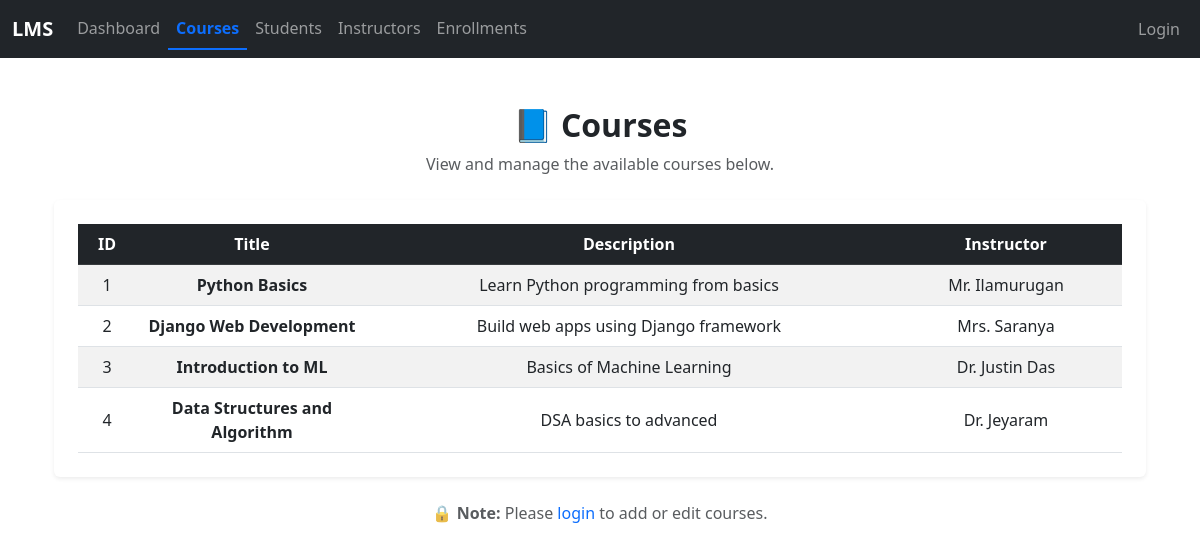
Page /courses/ on the committed database.
### courses/models.py (models this page shows, shortened)
class Course(models.Model):
    title = models.CharField(max_length=200)
    description = models.TextField()
    instructor = models.ForeignKey(Instructor, on_delete=models.CASCADE)
    start_date = models.DateField()
    end_date = models.DateField()

class Instructor(models.Model):
    name = models.CharField(max_length=100)
    email = models.EmailField(unique=True)
    bio = models.TextField(blank=True, null=True)

### courses/views.py (the view)
# urls.py: path('courses/', views.course_list, name='course-list'),
def course_list(request):
    courses = Course.objects.all()
    return render(request, 'courses/course_list.html', {'courses': courses})

### courses/templates/courses/course_list.html (shortened to what this page needs)
{% extends 'courses/base.html' %}
{% block content %}
<div class="container mt-5 mb-5">
  <div class="text-center mb-4">
    <h2 class="fw-bold">📘 Courses</h2>
    <p class="text-muted">View and manage the available courses below.</p>
  </div>
  <div class="card shadow-sm border-0">
    <div class="card-body p-4">
      <div class="table-responsive">
        <table class="table table-striped table-hover align-middle text-center mb-0">
          <thead class="table-dark">
            <tr>
              <th style="width: 5%;">ID</th>
              <th style="width: 20%;">Title</th>
              <th style="width: 45%;">Description</th>
              <th style="width: 20%;">Instructor</th>
            </tr>
          </thead>
          <tbody>
            {% for course in courses %}
            <tr>
              <td>{{ course.id }}</td>
              <td class="fw-semibold">{{ course.title }}</td>
              <td class="text-truncate" style="max-width: 400px;" title="{{ course.description }}">
                {{ course.description|default:"—" }}
              </td>
              <td>{{ course.instructor.name }}</td>
            </tr>
            {% empty %}
            <tr>
              <td colspan="5" class="text-muted py-4">No courses available.</td>
            </tr>
            {% endfor %}
          </tbody>
        </table>
      </div>
    </div>
  </div>
  {% if not user.is_authenticated %}
  <p class="text-center text-muted mt-4">
    🔒 <strong>Note:</strong> Please <a href="{% url 'login' %}" class="text-decoration-none">login</a> to add or edit courses.
  </p>
  {% endif %}
</div>
{% endblock %}

### courses/templates/courses/base.html (shortened to what this page needs)
<!DOCTYPE html>
<html lang="en">
<head>
    <link href="https://cdn.jsdelivr.net/npm/bootstrap@5.3.0/dist/css/bootstrap.min.css" rel="stylesheet">
</head>
<body>
<nav class="navbar navbar-expand-lg navbar-dark bg-dark">
  <div class="container-fluid">
    <a class="navbar-brand fw-bold" href="{% url 'dashboard' %}">LMS</a>
    <div class="collapse navbar-collapse" id="navbarNav">
      <ul class="navbar-nav me-auto">
        <li class="nav-item">
          <a class="nav-link {% if request.path == '/' %}active{% endif %}" href="{% url 'dashboard' %}">Dashboard</a>
        </li>
        <li class="nav-item">
          <a class="nav-link {% if '/courses' in request.path %}active{% endif %}" href="{% url 'course-list' %}">Courses</a>
        </li>
        <li class="nav-item">
          <a class="nav-link {% if '/students' in request.path %}active{% endif %}" href="{% url 'student-list' %}">Students</a>
        </li>
        <li class="nav-item">
          <a class="nav-link {% if '/instructors' in request.path %}active{% endif %}" href="{% url 'instructor-list' %}">Instructors</a>
        </li>
        <li class="nav-item">
          <a class="nav-link {% if '/enrollments' in request.path %}active{% endif %}" href="{% url 'enrollment-list' %}">Enrollments</a>
        </li>
      </ul>
      <ul class="navbar-nav ms-auto">
        {% if user.is_authenticated %}
          <li class="nav-item">
            <span class="nav-link text-white">Hello, {{ user.username }}</span>
          </li>
          <li class="nav-item d-flex align-items-center">
            <form action="{% url 'logout' %}" method="post" class="m-0 p-0">
              {% csrf_token %}
              <button type="submit" class="logout-btn">Logout</button>
            </form>
          </li>
        {% else %}
          <li class="nav-item">
            <a class="nav-link {% if '/login' in request.path %}active{% endif %}" href="{% url 'login' %}">Login</a>
          </li>
        {% endif %}
      </ul>
    </div>
  </div>
</nav>
<div class="container mt-4">
    {% block content %}
    {% endblock %}
</div>
</body>
</html>

### courses/templates/courses/base.html (style rules this page uses)
.navbar .nav-link.active { color: #0d6efd !important; font-weight: 600; border-bottom: 2px solid #0d6efd; }

### rows in the picture
Course: id "1", title "Python Basics", description "Learn Python programming from basics", instructor.name "Mr. Ilamurugan"
Course: id "2", title "Django Web Development", description "Build web apps using Django framework", instructor.name "Mrs. Saranya"
Course: id "3", title "Introduction to ML", description "Basics of Machine Learning", instructor.name "Dr. Justin Das"
Course: id "4", title "Data Structures and Algorithm", description "DSA basics to advanced", instructor.name "Dr. Jeyaram"
